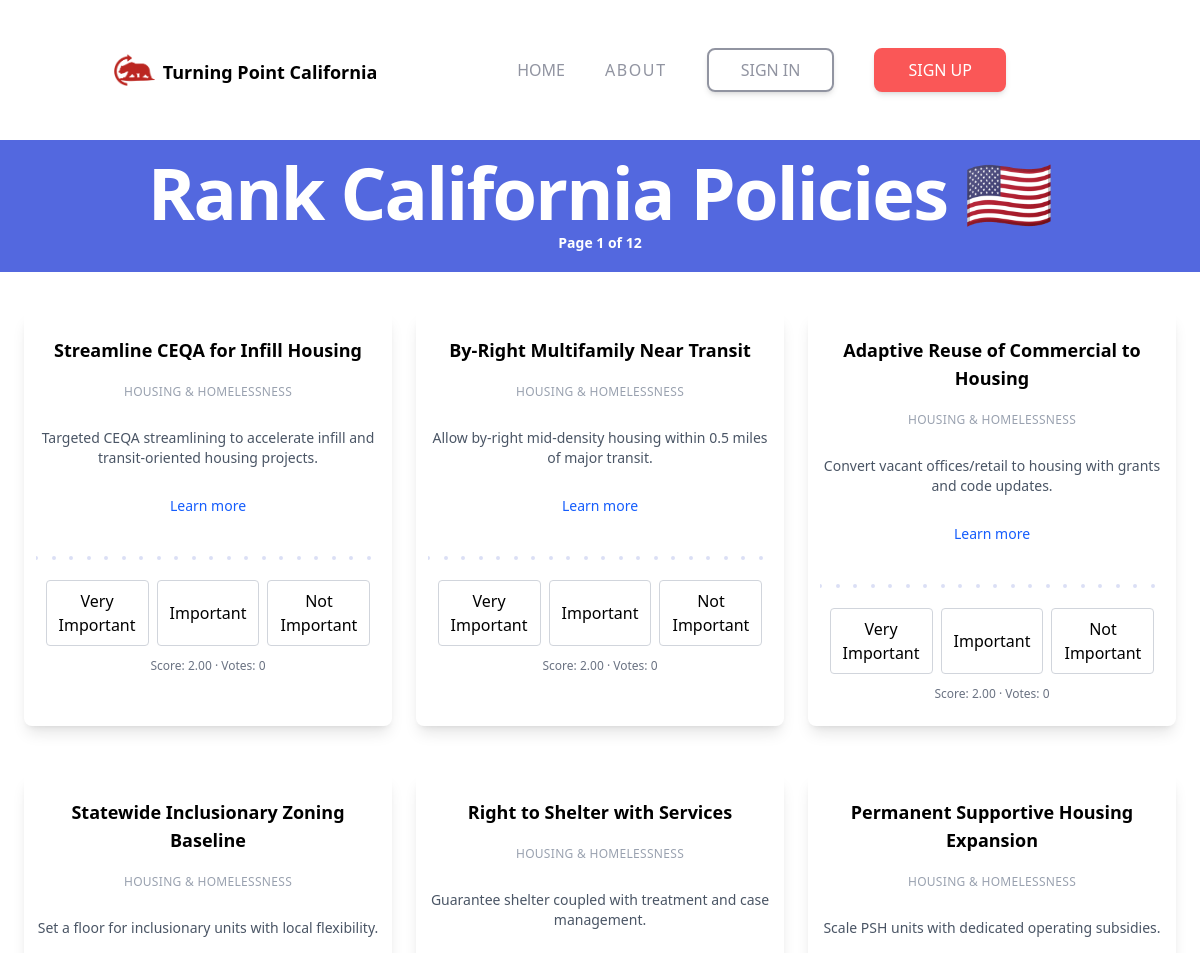
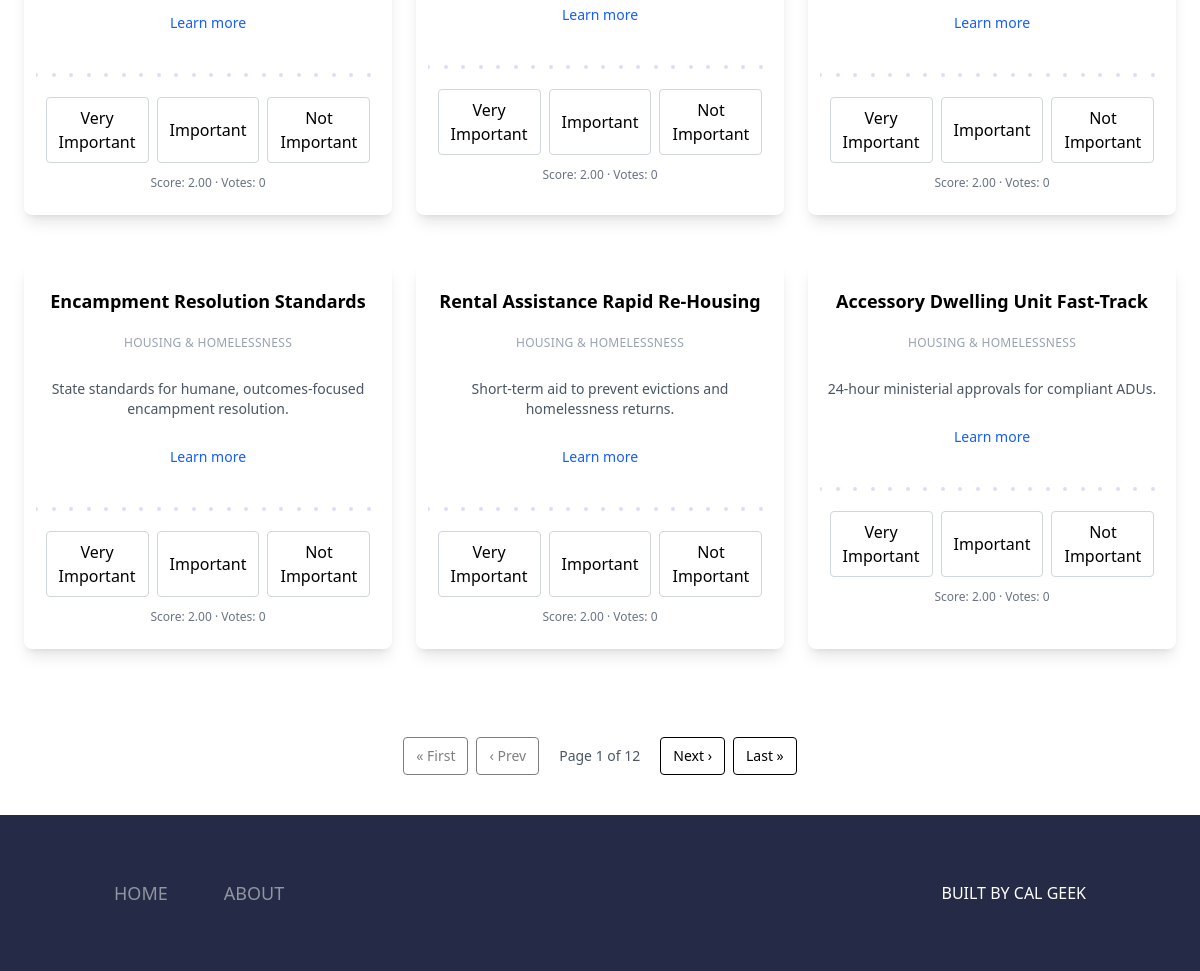
The page / on the database its author committed (2 pictures, top to bottom).
### tables this page shows
CREATE TABLE IF NOT EXISTS policies (

  id INT AUTO_INCREMENT PRIMARY KEY,
  title VARCHAR(255) NOT NULL,
  slug VARCHAR(255) GENERATED ALWAYS AS
    (LOWER(REPLACE(REPLACE(REPLACE(title,' ','-'),'--','-'),'''',''))) VIRTUAL,
  description TEXT NULL,
  category VARCHAR(100) NULL,
  policy_rank INT DEFAULT 0,                   
  is_active TINYINT(1) NOT NULL DEFAULT 1,
  created_at TIMESTAMP NOT NULL DEFAULT CURRENT_TIMESTAMP,
  updated_at TIMESTAMP NOT NULL DEFAULT CURRENT_TIMESTAMP ON UPDATE CURRENT_TIMESTAMP,
  UNIQUE KEY uq_policies_title (title),
  KEY idx_policies_active (is_active),
  KEY idx_policies_rank (policy_rank),
  KEY idx_policies_slug (slug)

);

### inc/auth.php (called while the page is built, shortened)
<?php
function current_user_id(): ?int
{
    return $_SESSION['uid'] ?? null;
}

### index.php (the view, shortened to what this page needs)
<?php
$db = pdo();
$limit = 9;
$page = max(1, (int) ($_GET['page'] ?? 1));
$offset = ($page - 1) * $limit;
$m = 10;
$C = 2.0;
$m_times_C = $m * $C;
$total = (int) $db->query("SELECT COUNT(*) FROM policies WHERE is_active=1")->fetchColumn();
$sql = "
SELECT
  p.id
  , p.title
  , p.description
  , p.category
  , p.url
  , p.created_at
  , COALESCE(a.n_votes,0) AS n_votes
  , COALESCE(a.sum_value,0) AS sum_value
  -- FIX: Use a single placeholder for the pre-calculated value.
  , ((COALESCE(a.sum_value,0) + :m_times_C) / (COALESCE(a.n_votes,0) + :m)) AS bayes_score
FROM policies p
LEFT JOIN (
SELECT policy_id, COUNT(*) AS n_votes, SUM(value) AS sum_value
FROM votes
GROUP BY policy_id
) a ON a.policy_id = p.id
WHERE p.is_active=1
ORDER BY bayes_score DESC, n_votes DESC, p.id ASC
LIMIT :limit OFFSET :offset
";
$st = $db->prepare($sql);
$st->bindValue(':m_times_C', $m_times_C);
$st->bindValue(':m', $m, PDO::PARAM_INT);
$st->bindValue(':limit', $limit, PDO::PARAM_INT);
$st->bindValue(':offset', $offset, PDO::PARAM_INT);
$st->execute();
$policies = $st->fetchAll();
$lastPage = max(1, (int) ceil($total / $limit));
?>
<?php require __DIR__ . '/inc/header.php'; ?>
<div class="bg-softBlue py-4">
    <div class="text-center">
        <h1 class="text-3xl font-semibold tracking-tight sm:text-7xl text-white">
            Rank California Policies 🇺🇸
        </h1>
        <h2 class="text-base/7 font-semibold">
            <span class="px-3 py-2 text-sm text-white">Page <?= $page ?> of <?= $lastPage ?></span>
        </h2>
    </div>
</div>
<section id="policy-cards" class="py-4">
    <div class="grid grid-cols-1 sm:grid-cols-2 md:grid-cols-3 gap-6 p-6">
        <?php foreach ($policies as $p): ?>
            <div class="px-3 mb-6 w-full flex flex-col py-6 space-y-4 text-center rounded-lg shadow-lg"
                data-policy-id="<?= (int) $p['id'] ?>">
                <h3 class="text-lg font-bold"><?= htmlspecialchars($p['title']) ?></h3>
                <?php if (!empty($p['category'])): ?>
                    <p class="mt-1 text-xs uppercase tracking-wide text-gray-400">
                        <?= htmlspecialchars($p['category']) ?>
                    </p>
                <?php endif; ?>
                <p class="mt-3 text-sm text-gray-600"><?= htmlspecialchars($p['description'] ?? '') ?></p>
                <?php if (!empty($p['url'])): ?>
                    <p class="mt-3 text-sm">
                        <a class="text-blue-600 hover:underline" href="<?= htmlspecialchars($p['url']) ?>" target="_blank"
                            rel="noopener">
                            Learn more
                        </a>
                    </p>
                <?php endif; ?>
                <div class="mt-6 bg-dots bg-repeat-x px-6 pt-6 capitalize">
                    <div class="flex justify-center gap-2">
                        <button class="vote px-3 py-2 rounded border border-gray-300 hover:bg-gray-50" data-v="3">Very
                            Important</button>
                        <button class="vote px-3 py-2 rounded border border-gray-300 hover:bg-gray-50"
                            data-v="2">Important</button>
                        <button class="vote px-3 py-2 rounded border border-gray-300 hover:bg-gray-50" data-v="1">Not
                            Important</button>
                    </div>
                    <p class="mt-3 text-xs text-gray-500 text-center">
                        Score: <span class="score"><?= number_format((float) $p['bayes_score'], 2) ?></span>
                        · Votes: <span class="n"><?= (int) $p['n_votes'] ?></span>
                    </p>
                </div>
            </div>
        <?php endforeach; ?>
    </div>
    <div class="mt-10 flex items-center justify-center gap-2">
        <?php $prev = max(1, $page - 1);
        $next = min($lastPage, $page + 1); ?>
        <a href="?page=1"
            class="px-3 py-2 text-sm rounded border <?= $page == 1 ? 'opacity-50 pointer-events-none' : '' ?>">«
            First
        </a>
        <a href="?page=<?= $prev ?>"
            class="px-3 py-2 text-sm rounded border <?= $page == 1 ? 'opacity-50 pointer-events-none' : '' ?>">‹
            Prev
        </a>
        <span class="px-3 py-2 text-sm text-gray-600">Page <?= $page ?> of <?= $lastPage ?></span>
        <a href="?page=<?= $next ?>"
            class="px-3 py-2 text-sm rounded border <?= $page == $lastPage ? 'opacity-50 pointer-events-none' : '' ?>">Next
            ›
        </a>
        <a href="?page=<?= $lastPage ?>"
            class="px-3 py-2 text-sm rounded border <?= $page == $lastPage ? 'opacity-50 pointer-events-none' : '' ?>">Last
            »
        </a>
    </div>
</section>
<br>
<?php include __DIR__ . '/inc/footer.php'; ?>

### inc/header.php (shortened to what this page needs)
<!DOCTYPE html>
<?php require_once __DIR__ . "/auth.php"; ?>
<html lang="en" class="scroll-smooth">
<head>
  <link rel="stylesheet" href="output.css" />
</head>
<body class="overflow-x-hidden">
  <nav class="container relative mx-auto p-6">
    <div class="flex items-center justify-between space-x-20 my-6">
      <div class="z-30">
        <a href="/" class="flex items-center space-x-2">
          <img src="../images/tpc-bear.png" alt="tpc bear" id="logo" class="h-8 w-auto align-middle" style="height: 2rem;" />
          <span class="text-lg font-semibold align-middle pt-1">Turning Point California</span>
        </a>
      </div>
      <div class="hidden items-center space-x-10 uppercase text-grayishBlue md:flex">
        <a href="/" class="block hover:text-softRed">Home</a>
        <a href="about.php" class="tracking-widest hover:text-softRed">About</a>
        <?php if (current_user_id()): ?>
          <span class="text-softRed"><?php echo htmlspecialchars(current_user_email(pdo())); ?></span>
          <a href="logout.php" class="px-8 py-2 border-2 rounded-lg shadow-md hover:text-softRed hover:bg-white">
            Logout
          </a>
        <?php else: ?>
          <a href="login.php" class="px-8 py-2 border-2 rounded-lg shadow-md hover:text-softRed hover:bg-white">
            Sign in
          </a>
          <a href="register.php" class="px-8 py-2 text-white bg-softRed border-2 border-softRed rounded-lg shadow-md hover:text-softRed hover:bg-white">
            Sign up
          </a>
        <?php endif; ?>
      </div>
    </div>
  </nav>

### inc/footer.php (shortened to what this page needs)
<footer class="py-16 bg-veryDarkBlue">
    <div class="container flex flex-col items-center justify-between mx-auto space-y-16 px-6 md:flex-row md:space-y-0">
        <div
            class="flex flex-col items-center justify-between space-y-8 text-lg font-light md:flex-row md:space-y-0 md:space-x-14 text-grayishBlue">
            <a href="/" class="uppercase hover:text-softRed">Home</a>
            <a href="about.php" class="uppercase hover:text-softRed">About</a>
        </div>
        <div class="flex space-x-10">
            <a href="https://calgeek.com" target="_blank" class="uppercase hover:text-softRed" style="color: white;">
                Built by Cal Geek
            </a>
        </div>
    </div>
</footer>
</body>
</html>

### rows shown on the page
policies: title "Streamline CEQA for Infill Housing", category "HOUSING & HOMELESSNESS", description "Targeted CEQA streamlining to accelerate infill and transit-oriented housing projects.", bayes_score "2.00", n_votes "0"
policies: title "By-Right Multifamily Near Transit", category "HOUSING & HOMELESSNESS", description "Allow by-right mid-density housing within 0.5 miles of major transit.", bayes_score "2.00", n_votes "0"
policies: title "Adaptive Reuse of Commercial to Housing", category "HOUSING & HOMELESSNESS", description "Convert vacant offices/retail to housing with grants and code updates.", bayes_score "2.00", n_votes "0"
policies: title "Statewide Inclusionary Zoning Baseline", category "HOUSING & HOMELESSNESS", description "Set a floor for inclusionary units with local flexibility.", bayes_score "2.00", n_votes "0"
policies: title "Right to Shelter with Services", category "HOUSING & HOMELESSNESS", description "Guarantee shelter coupled with treatment and case management.", bayes_score "2.00", n_votes "0"
policies: title "Permanent Supportive Housing Expansion", category "HOUSING & HOMELESSNESS", description "Scale PSH units with dedicated operating subsidies.", bayes_score "2.00", n_votes "0"
policies: title "Encampment Resolution Standards", category "HOUSING & HOMELESSNESS", description "State standards for humane, outcomes-focused encampment resolution.", bayes_score "2.00", n_votes "0"
policies: title "Rental Assistance Rapid Re-Housing", category "HOUSING & HOMELESSNESS", description "Short-term aid to prevent evictions and homelessness returns.", bayes_score "2.00", n_votes "0"
policies: title "Accessory Dwelling Unit Fast-Track", category "HOUSING & HOMELESSNESS", description "24‑hour ministerial approvals for compliant ADUs.", bayes_score "2.00", n_votes "0"

### other values the page prints
$page "1"
$lastPage "12"
